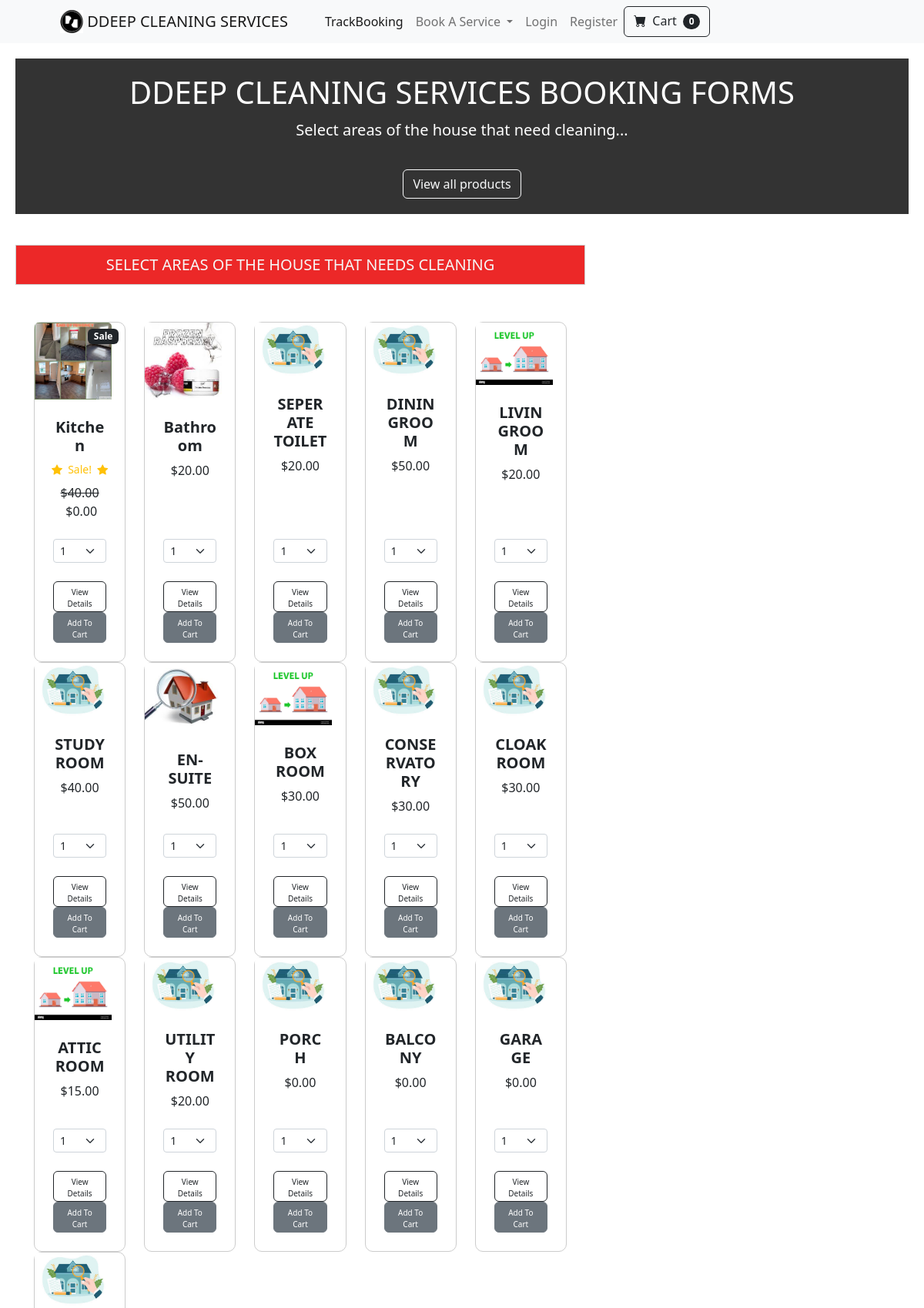
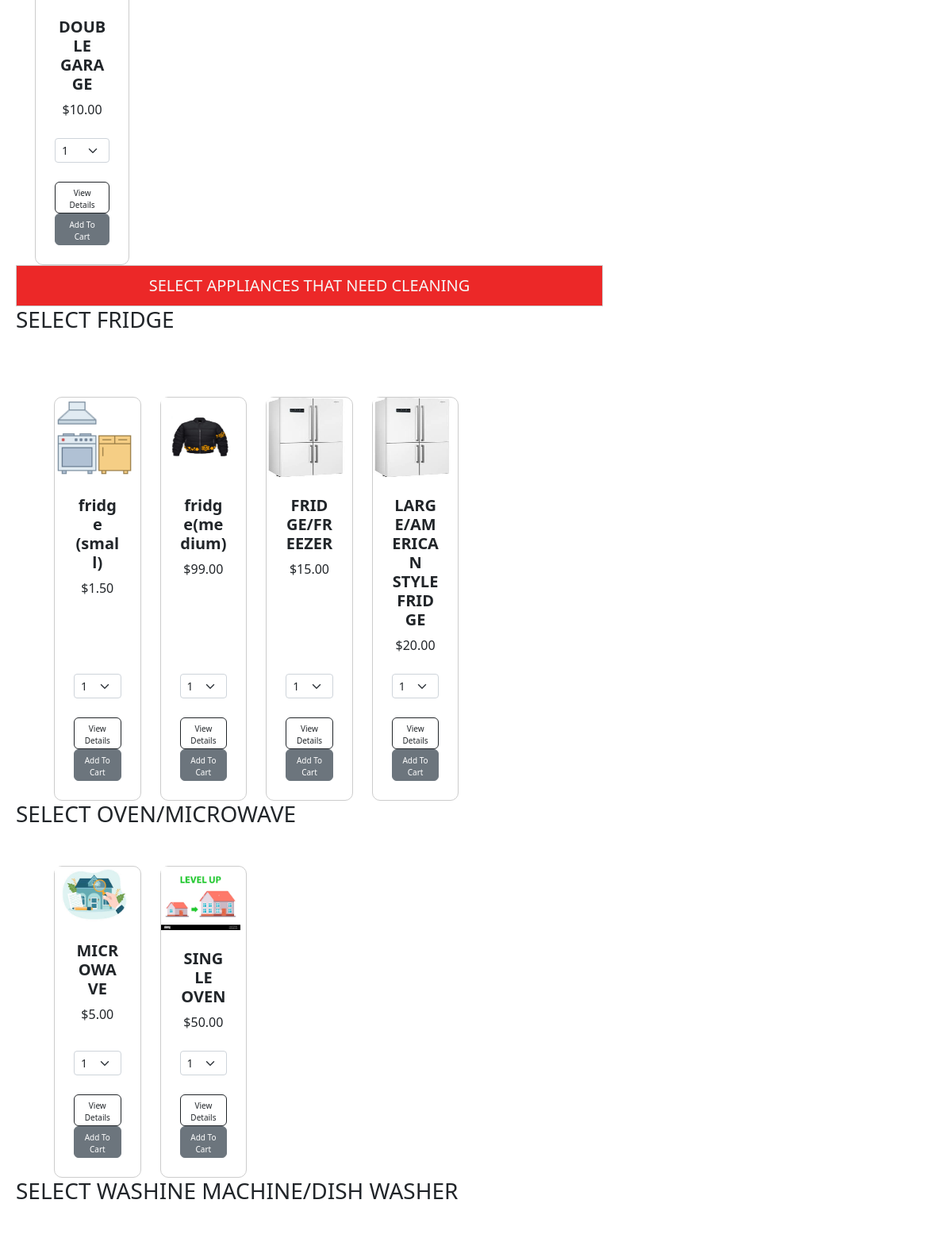
The app's page /service (upper part) with its own data (2 pictures, top to bottom).
### store/models.py (models this page shows, shortened)
class Product(models.Model):
	name = models.CharField(max_length=100)
	price = models.DecimalField(default=0, decimal_places=2, max_digits=6)
	categorya= models.ForeignKey(CategoryA, on_delete=models.CASCADE)
	category = models.ForeignKey(Category, on_delete=models.CASCADE, default=1)
	description = models.CharField(max_length=250, default='', blank=True, null=True)
	image = models.ImageField(upload_to='uploads/product/')
	image1 = models.ImageField(upload_to='uploads/product/', blank=True, null=True, default='default_image.jpg')
	size_code= models.CharField(max_length=250, default='', blank=True, null=True)
	is_sale = models.BooleanField(default=False)
	sale_price = models.DecimalField(default=0, decimal_places=2, max_digits=6)
	size = models.CharField(max_length=20, choices=[('-', '-'),('small', 'Small'), ('medium', 'Medium'), ('large', 'Large'), ('yes', 'Yes'), ('no', 'No'),])

### store/views.py (the view)
# urls.py: path('service', views.service, name='service'),
def service(request):
    products = Product.objects.all()
    code_products = Product.objects.exclude(size_code__isnull = True)
    no_code_products = Product.objects.exclude(size_code__isnull = False)
    unique_size_codes = code_products.values_list('size_code', flat=True).distinct()
    unique_products = []
    for size_code in unique_size_codes:
        product_with_size_code = Product.objects.filter(size_code=size_code).first()
        if product_with_size_code:
            unique_products.append(product_with_size_code)
    unique_products.extend(no_code_products)
    categories = Category.objects.all()
    cart = Cart(request)
    cart_products = cart.get_prods
    quantities = cart.get_quants
    totals = cart.cart_total()
    return render(request, 'service.html', {'products': products, 'unique_products': unique_products, 'categories': categories, "cart_products":cart_products, "quantities":quantities, "totals":totals})

### cart/cart.py (called while the page is built, shortened)
	def cart_total(self):
		product_ids = self.cart.keys()
		products = Product.objects.filter(id__in=product_ids)
		quantities = self.cart
		total = 0
		return total

	def __len__(self):
		return len(self.cart)

	def get_prods(self):
		product_ids = self.cart.keys()
		products = Product.objects.filter(id__in=product_ids)
		return products

### cart/context_processors.py (called while the page is built)
def cart(request):
	return {'cart': Cart(request)}

### store/models.py (called while the page is built)
    def __str__(self):
        return self.name

### store/templates/service.html (shortened to what this page needs)
{% extends 'base.html' %}
{% block content %}
    <div class="grid-container">
        <header class="header">
            <div class="header-content">
                <h1 class="header-title">DDEEP CLEANING SERVICES BOOKING FORMS</h1>
                <p class="header-subtitle">Select areas of the house that need cleaning...</p>
                <a href="{% url 'allproducts' %}" class="btn btn-outline-light mt-3">View all products</a>
            </div>
        </header>
        <div class="main-content">
            <div class="text-center" style="background-color: #ec2828; border: 1px solid #ccc; padding: 10px;">
                <p class="lead fw-normal mb-0" style="font-size: 1.25rem; font-weight: normal; color: rgb(246, 247, 246);">SELECT AREAS OF THE HOUSE THAT NEEDS CLEANING</p>
            </div>
            <div class="container-fluid px-2 px-lg-4 mt-5">
                <div class="row row-cols-1 row-cols-md-2 row-cols-lg-3 row-cols-xl-5">
                    {% for product in unique_products %}
                        {% if product.category.name == 'property_details' %}
                            <div class="col">
                                <div class="card h-100">
                                    {% if product.is_sale %}
                                        <div class="badge bg-dark text-white position-absolute" style="top: 0.5rem; right: 0.5rem">Sale</div>
                                    {% endif %}
                                    <img class="card-img-top" src="{{ product.image.url }}" alt="Product Image" style="max-width: 100px; max-height: 100px" />
                                    <div class="card-body p-4">
                                        <div class="text-center">
                                            <h5 class="fw-bolder">{{ product.name }}</h5>
                                            {% if product.is_sale %}
                                                <div class="d-flex justify-content-center small text-warning mb-2">
                                                    <div class="bi-star-fill"></div>
                                                    &nbsp;&nbsp;Sale!&nbsp;&nbsp;
                                                    <div class="bi-star-fill"></div>
                                                </div>
                                                <strike>${{ product.price }}</strike>
                                                &nbsp;${{ product.sale_price }}
                                            {% else %}
                                                ${{ product.price }}
                                            {% endif %}
                                        </div>
                                    </div>
                                    <div class="card-footer p-4 pt-0 border-top-0 bg-transparent" >
                                        <div class="text-center">
                                            <select class="form-select form-select-sm" id="qty-cart" >
                                                <option value="1">1</option>
                                            </select>
                                            <br>
                                            <a class="btn btn-outline-dark mt-auto" href="{% url 'product' product.id %}" style="max-width: 100px; max-height: 40px; font-size: 10px;">View Details</a>
                                            <button type="button" value="{{ product.id }}" class="btn btn-secondary" id="add-cart" style="max-width: 100px; max-height: 40px; font-size: 10px;">Add To Cart</button>
                                        </div>
                                    </div>
                                </div>
                            </div>
                        {% endif %}
                    {% endfor %}
                </div>
            </div>
            <div class="text-center" style="background-color: #ec2828; border: 1px solid #ccc; padding: 10px;">
                <p class="lead fw-normal mb-0" style="font-size: 1.25rem; font-weight: normal; color: rgb(246, 247, 246);">SELECT APPLIANCES THAT NEED CLEANING</p>
            </div>
            <h3>SELECT FRIDGE</h3>
            <br>
            <div class="container-fluid px-4 px-lg-5 mt-5">
                <div class="row row-cols-1 row-cols-md-2 row-cols-lg-3 row-cols-xl-5">
                    {% for product in unique_products %}
                        {% if product.category.name == 'fridge' %}
                            <div class="col">
                                <div class="card h-100">
                                    <img class="card-img-top" src="{{ product.image.url }}" alt="Product Image" style="max-width: 100px; max-height: 100px" />
                                    <div class="card-body p-4">
                                        <div class="text-center">
                                            <h5 class="fw-bolder">{{ product.name }}</h5>
                                            {% if product.is_sale %}
                                                <div class="d-flex justify-content-center small text-warning mb-2">
                                                    <div class="bi-star-fill"></div>
                                                    &nbsp;&nbsp;Sale!&nbsp;&nbsp;
                                                    <div class="bi-star-fill"></div>
                                                </div>
                                                <strike>${{ product.price }}</strike>
                                                &nbsp;${{ product.sale_price }}
                                            {% else %}
                                                ${{ product.price }}
                                            {% endif %}
                                        </div>
                                    </div>
                                    <div class="card-footer p-4 pt-0 border-top-0 bg-transparent" >
                                        <div class="text-center">
                                            <select class="form-select form-select-sm" id="qty-cart" >
                                                <option value="1">1</option>
                                            </select>
                                            <br>
                                            <a class="btn btn-outline-dark mt-auto" href="{% url 'product' product.id %}" style="max-width: 100px; max-height: 40px; font-size: 10px;">View Details</a>
                                            <button type="button" value="{{ product.id }}" class="btn btn-secondary" id="add-cart" style="max-width: 100px; max-height: 40px; font-size: 10px;">Add To Cart</button>
                                        </div>
                                    </div>
                                </div>
                            </div>
                        {% endif %}
                    {% endfor %}
                </div>
            </div>
            <h3>SELECT OVEN/MICROWAVE</h3>
            <div class="container-fluid px-4 px-lg-5 mt-5">
                <div class="row row-cols-1 row-cols-md-2 row-cols-lg-3 row-cols-xl-5">
                    {% for product in unique_products %}
                        {% if product.category.name == 'oven' %}
                            <div class="col">
                                <div class="card h-100">
                                    <img class="card-img-top" src="{{ product.image.url }}" alt="Product Image" style="max-width: 100px; max-height: 100px" />
                                    <div class="card-body p-4">
                                        <div class="text-center">
                                            <h5 class="fw-bolder">{{ product.name }}</h5>
                                            {% if product.is_sale %}
                                                <div class="d-flex justify-content-center small text-warning mb-2">
                                                    <div class="bi-star-fill"></div>
                                                    &nbsp;&nbsp;Sale!&nbsp;&nbsp;
                                                    <div class="bi-star-fill"></div>
                                                </div>
                                                <strike>${{ product.price }}</strike>
                                                &nbsp;${{ product.sale_price }}
                                            {% else %}
                                                ${{ product.price }}
                                            {% endif %}
                                        </div>
                                    </div>
                                    <div class="card-footer p-4 pt-0 border-top-0 bg-transparent" >
                                        <div class="text-center">
                                            <select class="form-select form-select-sm" id="qty-cart" >
                                                <option value="1">1</option>
                                            </select>
                                            <br>
                                            <a class="btn btn-outline-dark mt-auto" href="{% url 'product' product.id %}" style="max-width: 100px; max-height: 40px; font-size: 10px;">View Details</a>
                                            <button type="button" value="{{ product.id }}" class="btn btn-secondary" id="add-cart" style="max-width: 100px; max-height: 40px; font-size: 10px;">Add To Cart</button>
                                        </div>
                                    </div>
                                </div>
                            </div>
                        {% endif %}
                    {% endfor %}
                </div>
            </div>
            <h3>SELECT WASHINE MACHINE/DISH WASHER</h3>
        </div>
    </div>
{% endblock %}

### store/templates/service.html (style rules this page uses)
.grid-container { display: grid; grid-template-columns: 1fr 400px; grid-template-rows: auto 1fr; gap: 20px; margin: 20px; }
.header { grid-column: 1 / span 2; background-color: #333; color: #fff; padding: 20px; }
.header-content { text-align: center; }
.header-title { font-size: 2.5rem; margin-bottom: 10px; }
.header-subtitle { font-size: 1.25rem; margin-bottom: 20px; }
.main-content { grid-row: 3 / span 1; grid-column: 1 / span 1; }
.card { border: 1px solid #ccc; border-radius: 10px; }
.card-body { padding: 1.5rem; }

### records on screen
Product: is_sale "Sale", image (picture), name "Kitchen", price "40.00", sale_price "0.00", {{ product.id }} 16 (drawn)
Product: image (picture), name "Bathroom", price "20.00", {{ product.id }} 18 (drawn)
Product: image (picture), name "SEPERATE TOILET", price "20.00", {{ product.id }} 33 (drawn)
Product: image (picture), name "DININGROOM", price "50.00", {{ product.id }} 34 (drawn)
Product: image (picture), name "LIVINGROOM", price "20.00", {{ product.id }} 35 (drawn)
Product: image (picture), name "STUDY ROOM", price "40.00", {{ product.id }} 36 (drawn)
Product: image (picture), name "EN-SUITE", price "50.00", {{ product.id }} 37 (drawn)
Product: image (picture), name "BOX ROOM", price "30.00", {{ product.id }} 38 (drawn)
Product: image (picture), name "CONSERVATORY", price "30.00", {{ product.id }} 39 (drawn)
Product: image (picture), name "CLOAKROOM", price "30.00", {{ product.id }} 40 (drawn)
Product: image (picture), name "ATTIC ROOM", price "15.00", {{ product.id }} 41 (drawn)
Product: image (picture), name "UTILITY ROOM", price "20.00", {{ product.id }} 42 (drawn)
Product: image (picture), name "PORCH", price "0.00", {{ product.id }} 43 (drawn)
Product: image (picture), name "BALCONY", price "0.00", {{ product.id }} 44 (drawn)
Product: image (picture), name "GARAGE", price "0.00", {{ product.id }} 45 (drawn)
Product: image (picture), name "DOUBLE GARAGE", price "10.00", {{ product.id }} 46 (drawn)
Product: image (picture), name "fridge (small)", price "1.50", {{ product.id }} 21 (drawn)
Product: image (picture), name "fridge(medium)", price "99.00", {{ product.id }} 24 (drawn)
Product: image (picture), name "FRIDGE/FREEZER", price "15.00", {{ product.id }} 27 (drawn)
Product: image (picture), name "LARGE/AMERICAN STYLE FRIDGE", price "20.00", {{ product.id }} 28 (drawn)
Product: image (picture), name "MICROWAVE", price "5.00", {{ product.id }} 29 (drawn)
Product: image (picture), name "SINGLE OVEN", price "50.00", {{ product.id }} 30 (drawn)

### other values on screen
{{ cart|length }} "0"
